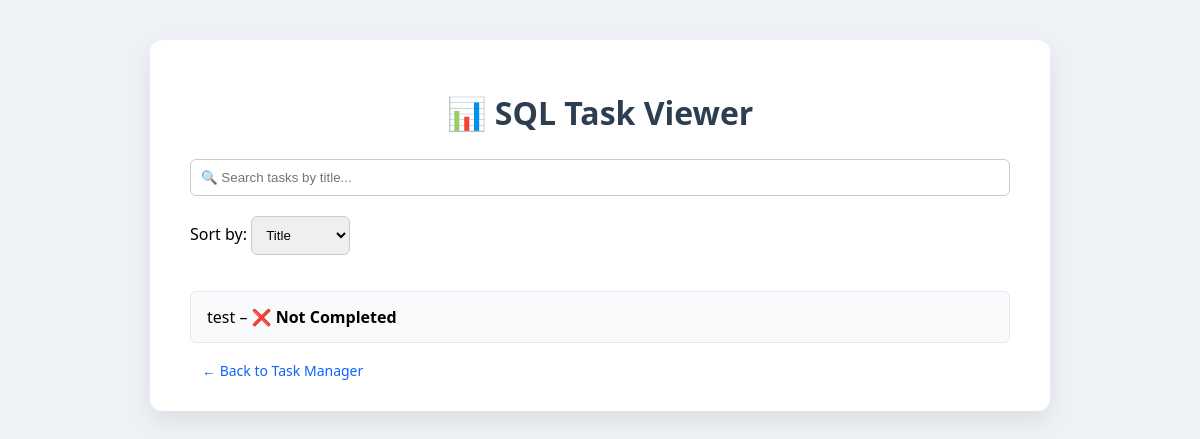
Page /tasks/sql/tasks/ (signed in) on the earlier database version.
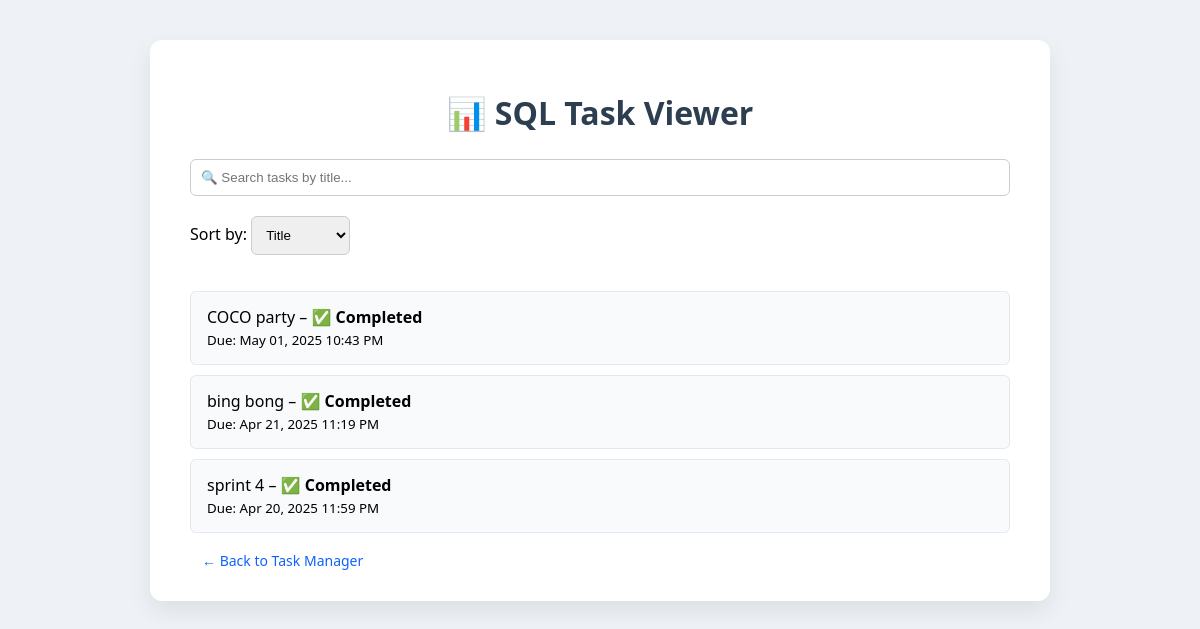
Same page on the later database version.
### tasks/models.py (models this page shows, shortened)
class Task(models.Model):
    STATUS_CHOICES = [
        ('not_completed', 'Not Completed'),
        ('in_progress', 'In Progress'),
        ('completed', 'Completed'),
    ]
    title = models.CharField(max_length=255)
    status = models.CharField(max_length=20, choices=STATUS_CHOICES, default='not_completed')
    user = models.ForeignKey(User, on_delete=models.CASCADE, null=True, blank=True)
    due_date = models.DateTimeField(null=True, blank=True)  # Updated to store both date and time

### tasks/views.py (the view)
# urls.py: path("sql/tasks/", views.list_tasks_sql, name="list_tasks_sql"),
@login_required
def list_tasks_sql(request):
    search  = request.GET.get("search", "")
    sort_by = request.GET.get("sort_by", "title")
    allowed_sorts = {"title", "due_date", "status"}
    if sort_by not in allowed_sorts:
        sort_by = "title"
    with connection.cursor() as cursor:
        cursor.execute(f"""
            SELECT id, title, status, due_date
            FROM tasks_task
            WHERE user_id = %s
              AND title LIKE %s
            ORDER BY {sort_by}
        """, [request.user.id, f"%{search}%"])
        rows = cursor.fetchall()
    tasks = []
    for r in rows:
        due = r[3]
        if due:
            if timezone.is_naive(due):
                due = timezone.make_aware(due, timezone.get_current_timezone())
            diff_seconds   = (due - timezone.now()).total_seconds()
            days_left      = math.ceil(diff_seconds / 86400)
            overdue        = days_left < 0
            abs_days_left  = abs(days_left)
        else:
            days_left     = None
            overdue       = False
            abs_days_left = None
        tasks.append({
            "id":            r[0],
            "title":         r[1],
            "status":        r[2],
            "due_date":      due,
            "days_left":     days_left,
            "overdue":       overdue,
            "abs_days_left": abs_days_left,
        })
    return render(request, "tasks/list_sql.html", {"tasks": tasks})

### tasks/templates/tasks/list_sql.html (shortened to what this page needs)
<!DOCTYPE html>
<html lang="en">
<head>
</head>
<body>
  <div class="container">
    <h1>📊 SQL Task Viewer</h1>
    <input
      type="text"
      id="search-box"
      placeholder="🔍 Search tasks by title..."
    >
    <label for="sort-by">Sort by:</label>
    <select id="sort-by">
      <option value="title">Title</option>
    </select>
    <ul id="task-list">
      {% for task in tasks %}
        <li>
          <span>
            {{ task.title }} –
            <span class="status">
              {% if task.status == "completed" %}✅ Completed
              {% elif task.status == "in_progress" %}🔄 In Progress
              {% else %}❌ Not Completed
              {% endif %}
            </span>
            {% if task.due_date %}
              <br><small>Due: {{ task.due_date|date:'M d, Y h:i A' }}</small>
            {% endif %}
          </span>
        </li>
      {% endfor %}
    </ul>
    <a href="{% url 'task_list' %}">← Back to Task Manager</a>
  </div>
</body>
</html>

### tasks/templates/tasks/list_sql.html (style rules this page uses)
* { box-sizing: border-box; }
body { font-family: 'Segoe UI', sans-serif; background-color: #eef2f7; margin: 0; padding: 0; }
.container { max-width: 900px; margin: 40px auto; background-color: #ffffff; padding: 30px 40px; border-radius: 12px; box-shadow: 0 10px 25px rgba(0, 0, 0, 0.08); }
h1 { text-align: center; color: #2c3e50; margin-bottom: 25px; }
#search-box, #sort-by { padding: 10px; border-radius: 6px; border: 1px solid #ccc; margin-bottom: 20px; width: 100%; }
#sort-by { width: auto; display: inline-block; }
ul { list-style: none; padding: 0; }
li { background-color: #f8fafc; border: 1px solid #e2e8f0; border-radius: 6px; padding: 14px 16px; margin-bottom: 10px; display: flex; justify-content: space-between; align-items: center; flex-wrap: wrap; }
.status { font-weight: 600; }
a { margin-left: 12px; color: #0f62fe; text-decoration: none; font-size: 14px; }

Differences in the rows shown:
removed Task: title "test", shows "❌ Not Completed"
added Task: title "COCO party", shows "✅ Completed", due_date "May 01, 2025 10:43 PM"
added Task: title "bing bong", shows "✅ Completed", due_date "Apr 21, 2025 11:19 PM"
added Task: title "sprint 4", shows "✅ Completed", due_date "Apr 20, 2025 11:59 PM"
